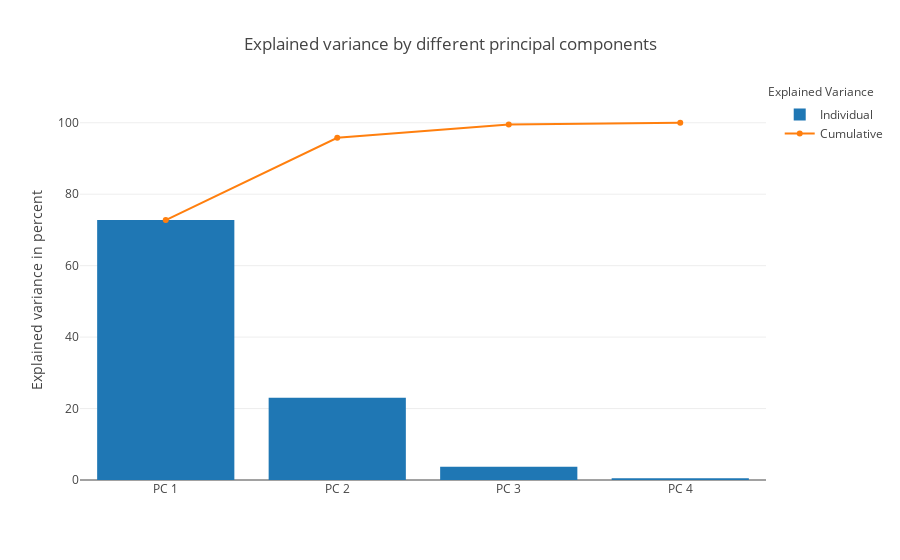

Notebook code cell kept with this figure:
### Code cell
tot = sum(eig_vals)
var_exp = [(i / tot)*100 for i in sorted(eig_vals, reverse=True)]
cum_var_exp = np.cumsum(var_exp)

trace1 = dict(
    type='bar',
    x=['PC %s' %i for i in range(1,5)],
    y=var_exp,
    name='Individual'
)

trace2 = dict(
    type='scatter',
    x=['PC %s' %i for i in range(1,5)], 
    y=cum_var_exp,
    name='Cumulative'
)

data = [trace1, trace2]

layout=dict(
    title='Explained variance by different principal components',
    yaxis=dict(
        title='Explained variance in percent'
    ),
    annotations=list([
        dict(
            x=1.16,
            y=1.05,
            xref='paper',
            yref='paper',
            text='Explained Variance',
            showarrow=False,
        )
    ])
)

fig = dict(data=data, layout=layout)
iplot(fig, filename='selecting-principal-components')

### Figure 1 — Plotly figure (JSON) as saved in the notebook; plotly's stock layout.template omitted (floating-point values rounded to 4 significant figures)
{"data": [{"name": "Individual", "type": "bar", "uid": "cb547d33-a7e8-4b1f-a149-b4c094bfc1e0", "x": ["PC 1", "PC 2", "PC 3", "PC 4"], "y": [72.77, 23.03, 3.684, 0.5152]}, {"name": "Cumulative", "type": "scatter", "uid": "b9942309-f2ae-438e-8d4a-dbb9f2ed9d77", "x": ["PC 1", "PC 2", "PC 3", "PC 4"], "y": [72.77, 95.8, 99.48, 100.0]}], "layout": {"annotations": [{"showarrow": false, "text": "Explained Variance", "x": 1.16, "xref": "paper", "y": 1.05, "yref": "paper"}], "title": {"text": "Explained variance by different principal components"}, "yaxis": {"title": {"text": "Explained variance in percent"}}}}
